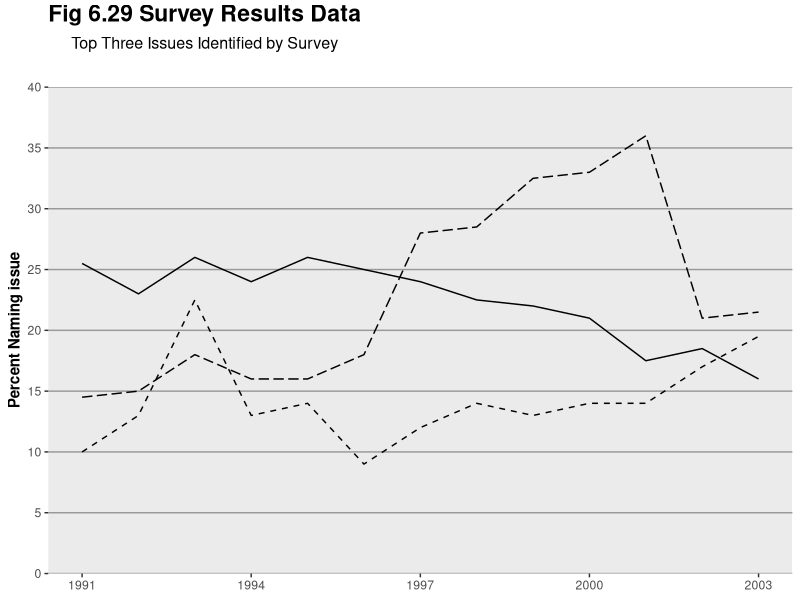
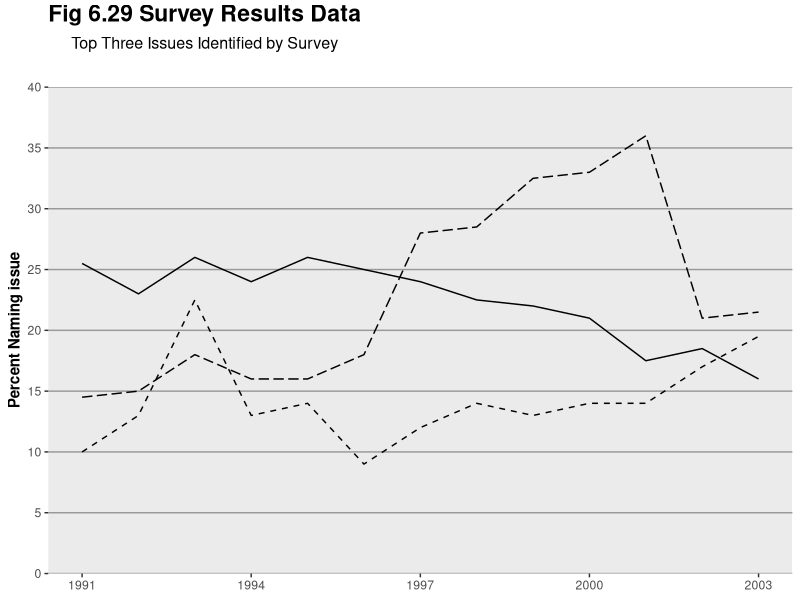

Source code (R) for these figures, in order:
library(ggplot2)
library(reshape2)

this_base <- "fig06-29_survey-results-data"

my_data <- 
  data.frame(year = 1991:2003,
             survey1 = c(25.5, 23, 26, 24, 26, 25, 24, 22.5, 22, 21, 
                         17.5, 18.5, 16),
             survey2 = c(14.5, 15, 18, 16, 16, 18, 28, 28.5, 32.5, 33, 
                         36, 21, 21.5), 
             survey3 = c(10, 13, 22.5, 13, 14, 9, 12, 14, 13, 14, 
                         14, 17, 19.5))

my_data_long <- melt(my_data, id = "year")

p <- ggplot(my_data_long, aes(x = year, y = value)) +
  geom_line(aes(linetype = variable), show_guide = FALSE) +
  scale_linetype_manual(values = c("solid", "longdash", "dashed")) +
  scale_x_continuous(breaks = seq(1991, 2003, 3)) +
  scale_y_continuous(breaks = seq(0, 40, 5), limits = c(0, 40), 
                     expand = c(0, 0)) +
  labs(x = NULL, y = "Percent Naming issue") + 
  ggtitle(expression(atop(bold("Fig 6.29 Survey Results Data"), 
                          atop("Top Three Issues Identified by Survey")))) +
  theme(panel.grid.major.y = element_line(colour = "grey60"), 
        panel.grid.major.x = element_blank(),
        panel.grid.minor = element_blank(),
        plot.title = element_text(size = rel(1.5), face = "bold", vjust = 1.5),
        axis.title.y = element_text(face = "bold"))

p

ggsave(paste0(this_base, ".png"), p, width = 6, height = 5)


## note: my_data is estimated
